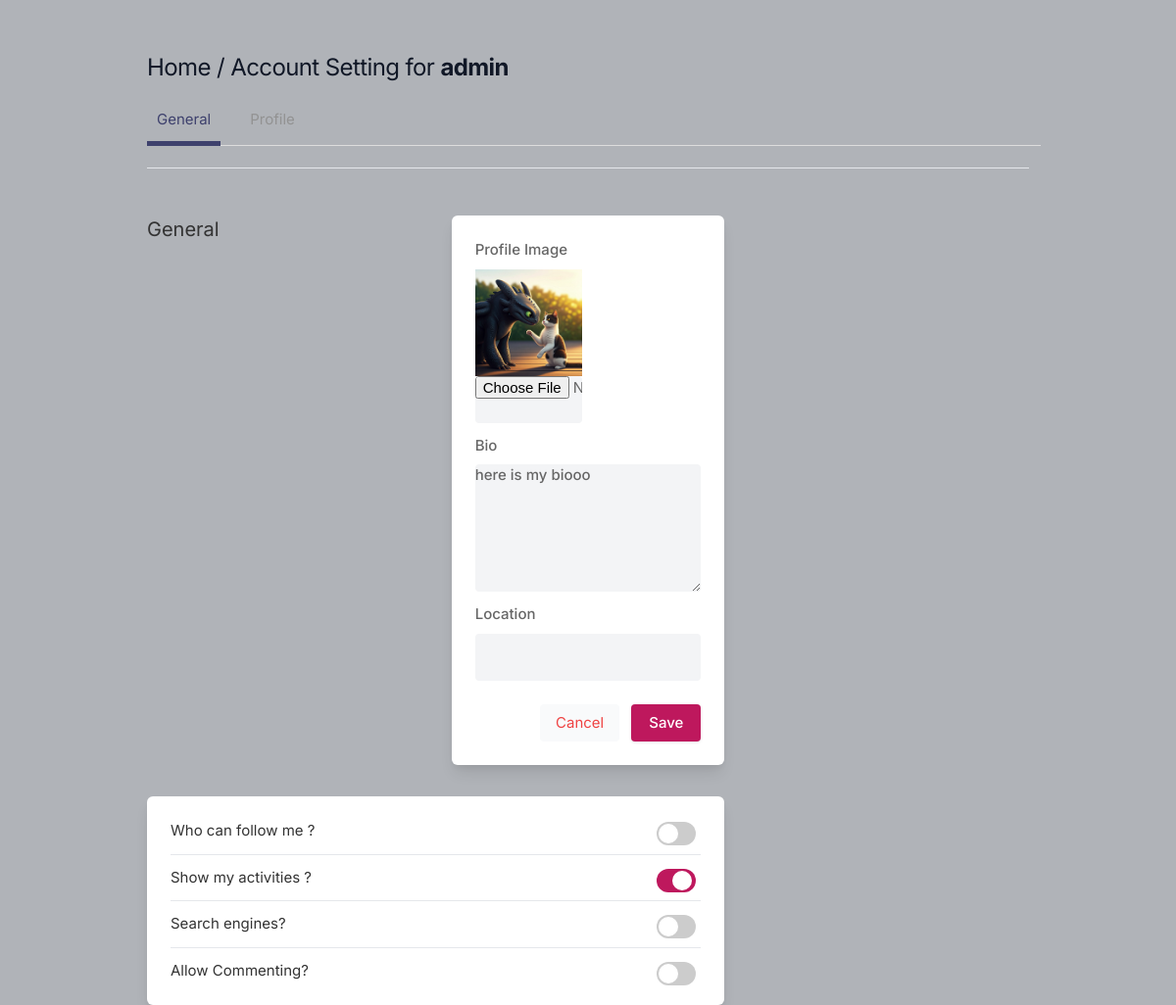
The app's page /settings (signed in) with its own data.
### core/models.py (models this page shows, shortened)
class Profile(models.Model):
    user = models.ForeignKey(User, on_delete=models.CASCADE)
    id_user = models.IntegerField()
    bio = models.TextField(blank=True)
    profileimg = models.ImageField(upload_to='profile_images', default='blank-profile-picture.png')
    location = models.CharField(max_length=100, blank=True)

### core/views.py (the view, shortened to what this page needs)
# urls.py: path('settings', views.settings, name='settings'),
@login_required(login_url='signin')
def settings(request):
    user_profile, created = Profile.objects.get_or_create(
        user=request.user,
        defaults={'id_user': request.user.id}  # Provide a default value for id_user
    )
    return render(request, 'setting.html', {'user_profile': user_profile})

### templates/setting.html (shortened to what this page needs)
{% load static %}
<!DOCTYPE html>
<html lang="en">
<head>
    <link rel="stylesheet" href="{% static 'assets/css/icons.css' %}">
    <link rel="stylesheet" href="{% static 'assets/css/uikit.css' %}">
    <link rel="stylesheet" href="{% static 'assets/css/style.css' %}">
    <link rel="stylesheet" href="{% static 'assets/css/tailwind.css' %}">
</head>
<body>
            <div class="container m-auto">
                <h1 class="text-2xl leading-none text-gray-900 tracking-tight mt-3"><a href="/">Home</a> / Account Setting for <b>{{user.username}}</b></h1>
                <ul class="mt-5 -mr-3 flex-nowrap lg:overflow-hidden overflow-x-scroll uk-tab">
                    <li class="uk-active"><a href="#">General</a></li>
                    <li><a href="/profile/{{user.username}}">Profile</a></li>
                </ul>
                <br>
                <hr>
                <div class="grid lg:grid-cols-3 mt-12 gap-8">
                    <div>
                        <h3 class="text-xl mb-2"> General </h3>
                    </div>
                    <form action="" method="POST" enctype="multipart/form-data">
                        <div class="bg-white rounded-md lg:shadow-lg shadow col-span-2">
                        <div class="grid grid-cols-2 gap-3 lg:p-6 p-4">
                                <div>
                                <label for="">Profile Image</label>
                                <img src="{{user_profile.profileimg.url}}"/>
                                <input type="file" name="image" value="" placeholder="" class="shadow-none bg-gray-100">
                                </div>
                                <div class="col-span-2">
                                    <label for="bio">Bio</label>
                                    <textarea id="bio" name="bio" rows="3"  class="shadow-none bg-gray-100">{{user_profile.bio}}</textarea>
                                </div>
                                <div class="col-span-2">
                                    <label for=""> Location</label>
                                    <input type="text" name="location" value="{{user_profile.location}}" placeholder="" class="shadow-none bg-gray-100">
                                </div>
                        </div>
                        <div class="bg-gray-10 p-6 pt-0 flex justify-end space-x-3">
                            <button class="p-2 px-4 rounded bg-gray-50 text-red-500"> <a href="/">Cancel</a> </button>
                            <button type="submit" class="button bg-blue-700"> Save </button>
                        </div>
                        </div>
                    </form>
                    <div>
                    </div>
                    <div class="bg-white rounded-md lg:shadow-lg shadow lg:p-6 p-4 col-span-2">
                    <div class="space-y-3">
                        <div class="flex justify-between items-center">
                            <div>
                                <h4> Who can follow me ?</h4>
                            </div>
                            <div class="switches-list -mt-8 is-large">
                                <div class="switch-container">
                                    <label class="switch"><input type="checkbox"><span class="switch-button"></span> </label>
                                </div>
                            </div>
                        </div>
                        <hr>
                        <div class="flex justify-between items-center">
                            <div>
                                <h4> Show my activities ?</h4>
                            </div>
                            <div class="switches-list -mt-8 is-large">
                                <div class="switch-container">
                                    <label class="switch"><input type="checkbox" checked><span class="switch-button"></span> </label>
                                </div>
                            </div>
                        </div>
                        <hr>
                        <div class="flex justify-between items-center">
                            <div>
                                <h4> Search engines?</h4>
                            </div>
                            <div class="switches-list -mt-8 is-large">
                                <div class="switch-container">
                                    <label class="switch"><input type="checkbox"><span class="switch-button"></span> </label>
                                </div>
                            </div>
                        </div>
                        <hr>
                        <div class="flex justify-between items-center">
                            <div>
                                <h4> Allow Commenting?</h4>
                            </div>
                            <div class="switches-list -mt-8 is-large">
                                <div class="switch-container">
                                    <label class="switch"><input type="checkbox"><span class="switch-button"></span> </label>
                                </div>
                            </div>
                        </div>
                    </div>
                    </div>
                    <br>
                </div>
            </div>
</body>
</html>

### records on screen
Profile: profileimg (picture), bio "here is my biooo"

### other values on screen
{{ user.username }} "admin"
